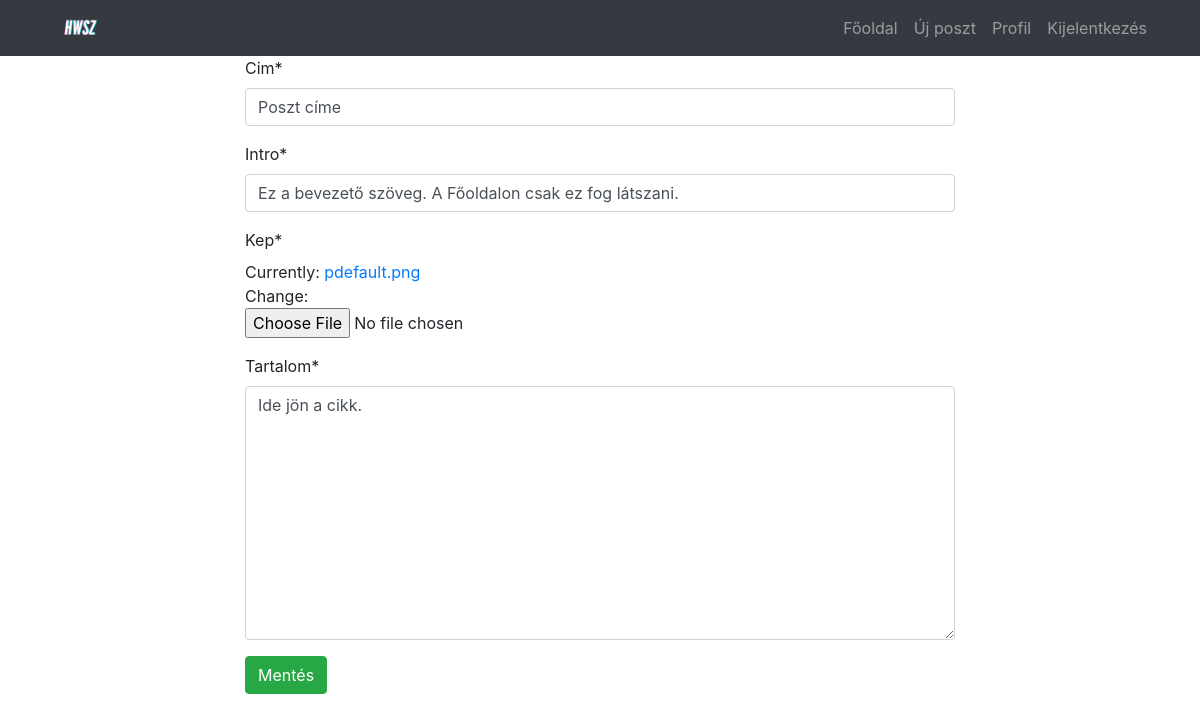
The app's page /post/18/update/ (signed in) with its own data.
### blog/models.py (models this page shows, shortened)
class Post(models.Model):
    cim = models.CharField(max_length=100)
    tartalom = models.TextField()
    kelt = models.DateTimeField(default=timezone.now)
    szerzo = models.ForeignKey(User, on_delete=models.CASCADE)
    intro = models.CharField(max_length=100, default='intro')
    kep = models.ImageField(default='pdefault.png', upload_to='post_pics')

### blog/views.py (the view, shortened to what this page needs)
# urls.py: path('post/<int:pk>/update/', PostUpdateView.as_view(), name="post-update"),
class PostUpdateView(UserPassesTestMixin, UpdateView):
    model = Post
    fields = ['cim', "intro", "kep", 'tartalom']
    def test_func(self):
        post = self.get_object()
        if self.request.user == post.szerzo:
            return True
        else:
            return False

### blog/templates/blog/post_form.html (shortened to what this page needs)
{% extends "blog/base.html" %}
{% load crispy_forms_tags %}
{% block content %}
<div class="container">
    <div class="row justify-content-md-center">
        <div class="col-md-8">
            <form method="POST">
                <div class="post">
                    {{ form|crispy }}
                    <button class="btn btn-success">Mentés</button>
                </div>
            </form>
        </div>
    </div>
</div>
{% endblock content %}

### blog/static/blog/main.css (style rules this page uses)
body { padding-top: 54px; }
@media (min-width: 992px) { body { padding-top: 56px; } }

### records on screen
Post: cim "Poszt címe", intro "Ez a bevezető szöveg. A Főoldalon csak ez fog látszani.", tartalom "Ide jön a cikk."
